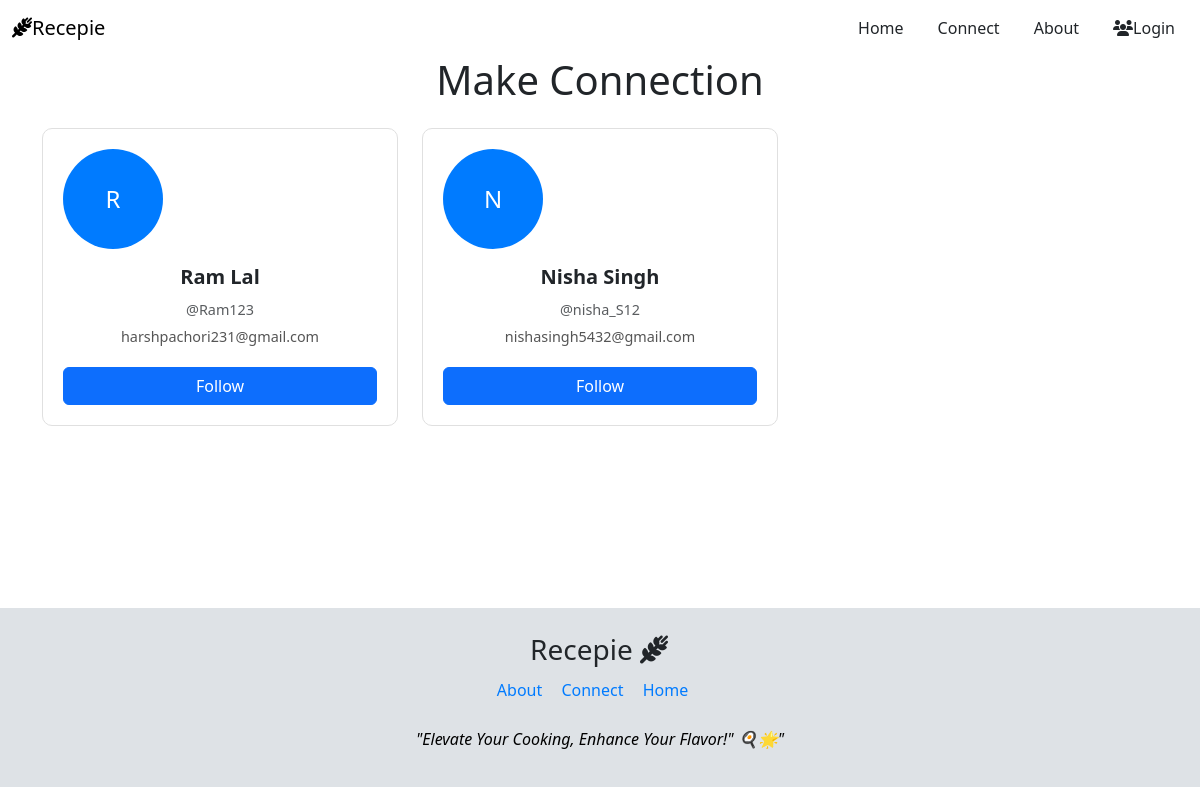
The app's page /connect/, older data.
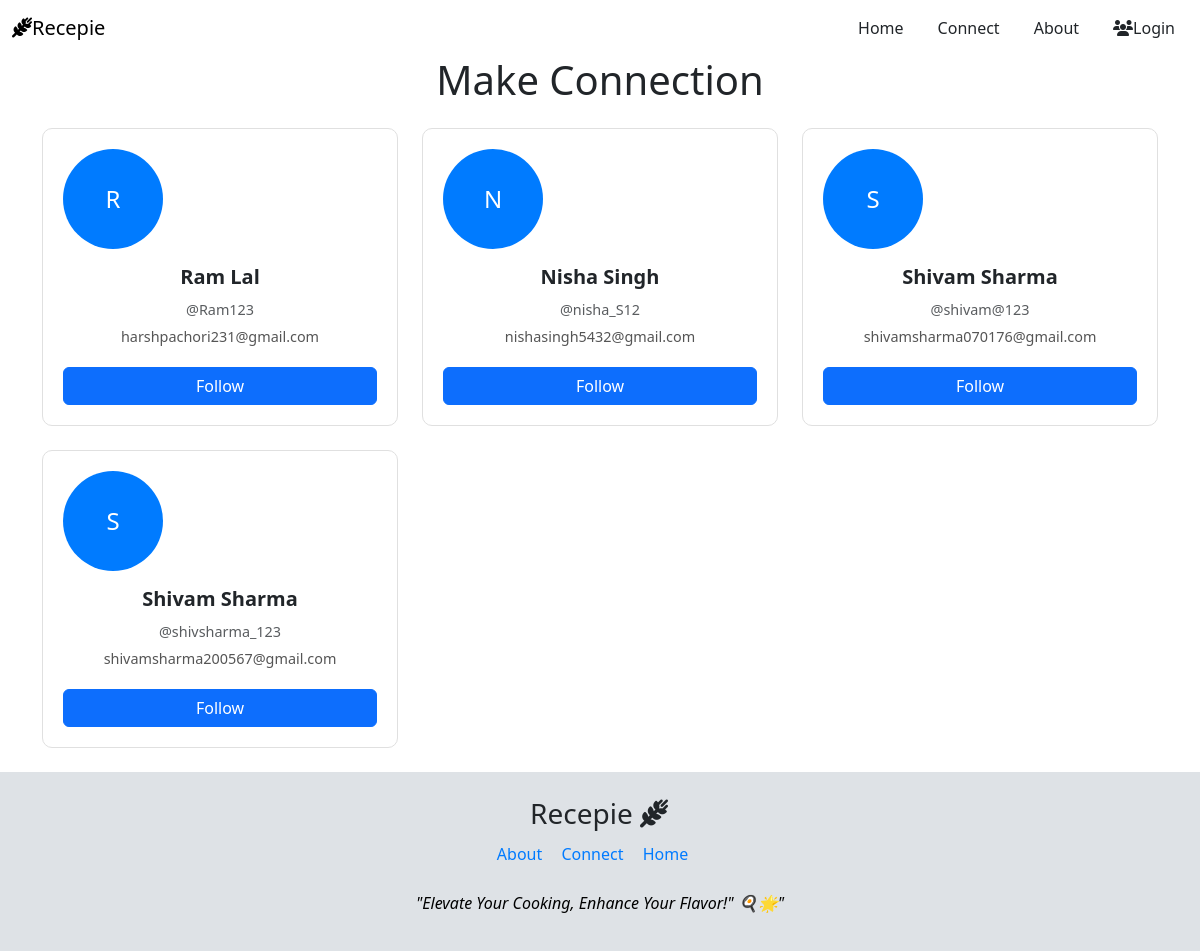
The same page, newer data.
### recepe/models.py (models this page shows, shortened)
class UserInformation(models.Model):
    user = models.ForeignKey(User,on_delete=models.CASCADE)
    First_Name = models.CharField(max_length=30)
    Last_Name = models.CharField(max_length=30)
    User_Name = models.CharField(max_length=100)
    Email = models.EmailField(null=True)
    profile_image = models.ImageField(upload_to='profile_images/', null=True, blank=True)
    followers=models.ManyToManyField(User,related_name="following",blank=True)

### recepe/views.py (the view)
# urls.py: path("connect/",connect,name="connect")
def connect(request):
    Informations=UserInformation.objects.all()
    context={
        "Informations":Informations
    }
    return render(request,"connect.html",context)

### recepe/templates/connect.html (shortened to what this page needs)
{% extends 'base.html' %}
{% load static %}
{% block content %}
<link rel="stylesheet" href="{% static 'css/style3.css' %}">
<div class="container">
    <h1 class="text-center mb-4">Make Connection</h1>
    <div class="row">
        {% for info in Informations %}
        <div class="col-md-4 mb-4">
            <div class="card h-100">
                <div class="card-body text-center">
                    {% if info.profile_image %}
                        <img src="{{ info.profile_image.url }}" class="rounded-circle" width="100" height="100" alt="Profile Image">
                    {% else %}
                        <div class="profile-initials rounded-circle d-flex justify-content-center align-items-center" style="width: 100px; height: 100px; background-color: #007bff; color: white; font-size: 24px;">
                            {{ info.First_Name|first|upper }}
                        </div>
                    {% endif %}
                    <h5 class="card-title mt-3">{{ info.First_Name }} {{ info.Last_Name }}</h5>
                    <p class="card-text text-muted">@{{ info.User_Name }}</p>
                    <p class="card-text">{{ info.Email }}</p>
                    {% if user in info.followers.all %}
                    <button class="btn btn-following follow-button" data-user-id="{{ info.user.id }}">Following</button>
                    {% else %}
                    <button class="btn btn-primary follow-button" data-user-id="{{ info.user.id }}">Follow</button>
                    {% endif %}
                </div>
            </div>
        </div>
        {% endfor %}
    </div>
</div>
{% endblock %}

Row changes from the older to the newer data that the page shows:
added UserInformation: First_Name|first "S", First_Name "Shivam", Last_Name "Sharma", User_Name "shivam@123", Email "shivamsharma070176@gmail.com"
added UserInformation: First_Name|first "S", First_Name "Shivam", Last_Name "Sharma", User_Name "shivsharma_123", Email "shivamsharma200567@gmail.com"
